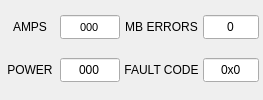
         <widget class="QWidget" name="widget_spindle_data" native="true">
          <layout class="QGridLayout" name="gridLayout_4">
           <property name="leftMargin">
            <number>4</number>
           </property>
           <property name="topMargin">
            <number>0</number>
           </property>
           <property name="rightMargin">
            <number>4</number>
           </property>
           <property name="bottomMargin">
            <number>3</number>
           </property>
           <property name="spacing">
            <number>4</number>
           </property>
           <item row="1" column="0">
            <widget class="QLabel" name="label_46">
             <property name="sizePolicy">
              <sizepolicy hsizetype="Preferred" vsizetype="Fixed">
               <horstretch>0</horstretch>
               <verstretch>0</verstretch>
              </sizepolicy>
             </property>
             <property name="minimumSize">
              <size>
               <width>52</width>
               <height>24</height>
              </size>
             </property>
             <property name="maximumSize">
              <size>
               <width>60</width>
               <height>24</height>
              </size>
             </property>
             <property name="text">
              <string>POWER</string>
             </property>
             <property name="alignment">
              <set>Qt::AlignCenter</set>
             </property>
            </widget>
           </item>
           <item row="1" column="1">
            <widget class="QLineEdit" name="lbl_spindle_power">
             <property name="sizePolicy">
              <sizepolicy hsizetype="Preferred" vsizetype="Fixed">
               <horstretch>0</horstretch>
               <verstretch>0</verstretch>
              </sizepolicy>
             </property>
             <property name="minimumSize">
              <size>
               <width>36</width>
               <height>24</height>
              </size>
             </property>
             <property name="maximumSize">
              <size>
               <width>60</width>
               <height>24</height>
              </size>
             </property>
             <property name="toolTip">
              <string>Spindle power</string>
             </property>
             <property name="text">
              <string>000</string>
             </property>
             <property name="maxLength">
              <number>8</number>
             </property>
             <property name="cursorPosition">
              <number>3</number>
             </property>
             <property name="alignment">
              <set>Qt::AlignCenter</set>
             </property>
             <property name="readOnly">
              <bool>true</bool>
             </property>
            </widget>
           </item>
           <item row="0" column="2">
            <widget class="QLabel" name="label_47">
             <property name="minimumSize">
              <size>
               <width>0</width>
               <height>24</height>
              </size>
             </property>
             <property name="maximumSize">
              <size>
               <width>16777215</width>
               <height>24</height>
              </size>
             </property>
             <property name="text">
              <string>MB ERRORS</string>
             </property>
             <property name="alignment">
              <set>Qt::AlignCenter</set>
             </property>
            </widget>
           </item>
           <item row="0" column="3">
            <widget class="QLineEdit" name="lbl_mb_errors">
             <property name="sizePolicy">
              <sizepolicy hsizetype="Fixed" vsizetype="Fixed">
               <horstretch>0</horstretch>
               <verstretch>0</verstretch>
              </sizepolicy>
             </property>
             <property name="minimumSize">
              <size>
               <width>36</width>
               <height>24</height>
              </size>
             </property>
             <property name="maximumSize">
              <size>
               <width>56</width>
               <height>24</height>
              </size>
             </property>
             <property name="toolTip">
              <string>Total number of modbus errors</string>
             </property>
             <property name="text">
              <string>0</string>
             </property>
             <property name="alignment">
              <set>Qt::AlignCenter</set>
             </property>
             <property name="readOnly">
              <bool>true</bool>
             </property>
            </widget>
           </item>
           <item row="1" column="3">
            <widget class="QLineEdit" name="lbl_spindle_fault">
             <property name="sizePolicy">
              <sizepolicy hsizetype="Fixed" vsizetype="Fixed">
               <horstretch>0</horstretch>
               <verstretch>0</verstretch>
              </sizepolicy>
             </property>
             <property name="minimumSize">
              <size>
               <width>36</width>
               <height>24</height>
              </size>
             </property>
             <property name="maximumSize">
              <size>
               <width>56</width>
               <height>24</height>
              </size>
             </property>
             <property name="toolTip">
              <string>VFD fault code</string>
             </property>
             <property name="text">
              <string>0x0</string>
             </property>
             <property name="maxLength">
              <number>10</number>
             </property>
             <property name="alignment">
              <set>Qt::AlignCenter</set>
             </property>
             <property name="readOnly">
              <bool>true</bool>
             </property>
            </widget>
           </item>
           <item row="1" column="2">
            <widget class="QLabel" name="label_6">
             <property name="sizePolicy">
              <sizepolicy hsizetype="Preferred" vsizetype="Fixed">
               <horstretch>0</horstretch>
               <verstretch>0</verstretch>
              </sizepolicy>
             </property>
             <property name="minimumSize">
              <size>
               <width>60</width>
               <height>24</height>
              </size>
             </property>
             <property name="maximumSize">
              <size>
               <width>16777215</width>
               <height>24</height>
              </size>
             </property>
             <property name="toolTip">
              <string>Motion limited due to external offsets</string>
             </property>
             <property name="text">
              <string>FAULT CODE</string>
             </property>
             <property name="alignment">
              <set>Qt::AlignCenter</set>
             </property>
            </widget>
           </item>
           <item row="0" column="1">
            <widget class="QLineEdit" name="lbl_spindle_amps">
             <property name="sizePolicy">
              <sizepolicy hsizetype="Preferred" vsizetype="Fixed">
               <horstretch>0</horstretch>
               <verstretch>0</verstretch>
              </sizepolicy>
             </property>
             <property name="minimumSize">
              <size>
               <width>36</width>
               <height>24</height>
              </size>
             </property>
             <property name="maximumSize">
              <size>
               <width>60</width>
               <height>24</height>
              </size>
             </property>
             <property name="font">
              <font>
               <pointsize>8</pointsize>
               <kerning>true</kerning>
              </font>
             </property>
             <property name="mouseTracking">
              <bool>false</bool>
             </property>
             <property name="acceptDrops">
              <bool>false</bool>
             </property>
             <property name="toolTip">
              <string>Spindle current</string>
             </property>
             <property name="text">
              <string>000</string>
             </property>
             <property name="maxLength">
              <number>8</number>
             </property>
             <property name="cursorPosition">
              <number>3</number>
             </property>
             <property name="alignment">
              <set>Qt::AlignCenter</set>
             </property>
             <property name="readOnly">
              <bool>true</bool>
             </property>
            </widget>
           </item>
           <item row="0" column="0">
            <widget class="QLabel" name="label_48">
             <property name="sizePolicy">
              <sizepolicy hsizetype="Preferred" vsizetype="Fixed">
               <horstretch>0</horstretch>
               <verstretch>0</verstretch>
              </sizepolicy>
             </property>
             <property name="minimumSize">
              <size>
               <width>52</width>
               <height>24</height>
              </size>
             </property>
             <property name="maximumSize">
              <size>
               <width>60</width>
               <height>24</height>
              </size>
             </property>
             <property name="text">
              <string>AMPS</string>
             </property>
             <property name="alignment">
              <set>Qt::AlignCenter</set>
             </property>
            </widget>
           </item>
          </layout>
         </widget>
